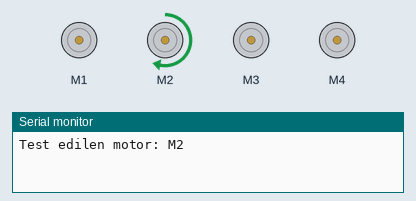
This sketch was run on a simulated Arduino Uno, built with avr-gcc and run on an emulated ATmega328P. On the bench: 4 × DC motor (green arrow = forward, orange = backward, longer = faster), the last lines printed to the serial monitor.

Above: at 1.1 s.
At 4.1 s:
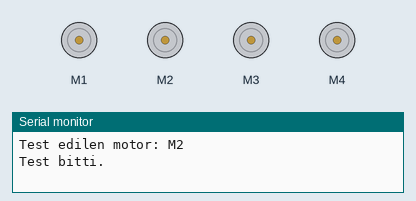
Timing chart, 0 to 5.6 s (numbered marks = the images above):
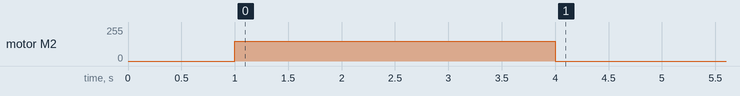

The sketch:

sketch_may21a_4_motoru_ayri_dene_once_library_kur.ino
```cpp
//#define yanındaki sayıyı 1,2,3,4 olarak sırayla dene yönü ters ise shild den kablo yönünü değiştir.
#include <AFMotor.h>

AF_DCMotor motor1(1);  // M1
AF_DCMotor motor2(2);  // M2
AF_DCMotor motor3(3);  // M3
AF_DCMotor motor4(4);  // M4

// BURAYI DEĞİŞTİR:
// 1 yazarsan M1 çalışır
// 2 yazarsan M2 çalışır
// 3 yazarsan M3 çalışır
// 4 yazarsan M4 çalışır
#define TEST_MOTOR 2

int hiz = 150;   // 0 - 255 arası

void setup() {
  Serial.begin(9600);

  motor1.setSpeed(hiz);
  motor2.setSpeed(hiz);
  motor3.setSpeed(hiz);
  motor4.setSpeed(hiz);

  // Başlangıçta tüm motorları durdur
  motor1.run(RELEASE);
  motor2.run(RELEASE);
  motor3.run(RELEASE);
  motor4.run(RELEASE);

  delay(1000);

  Serial.print("Test edilen motor: M");
  Serial.println(TEST_MOTOR);

#if TEST_MOTOR == 1
  motor1.run(FORWARD);
  delay(3000);
  motor1.run(RELEASE);

#elif TEST_MOTOR == 2
  motor2.run(FORWARD);
  delay(3000);
  motor2.run(RELEASE);

#elif TEST_MOTOR == 3
  motor3.run(FORWARD);
  delay(3000);
  motor3.run(RELEASE);

#elif TEST_MOTOR == 4
  motor4.run(FORWARD);
  delay(3000);
  motor4.run(RELEASE);

#endif

  Serial.println("Test bitti.");
}

void loop() {
  // Boş. Motor sadece bir kere çalışır.
}
```
